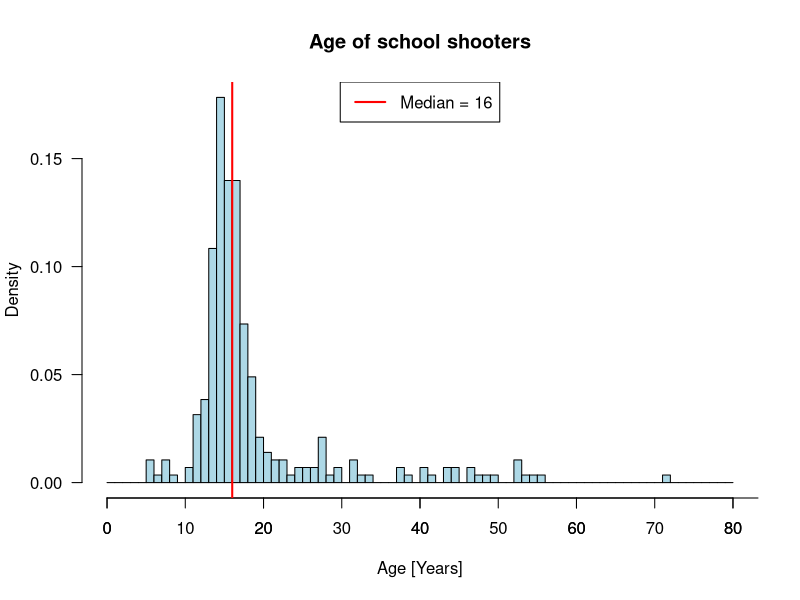
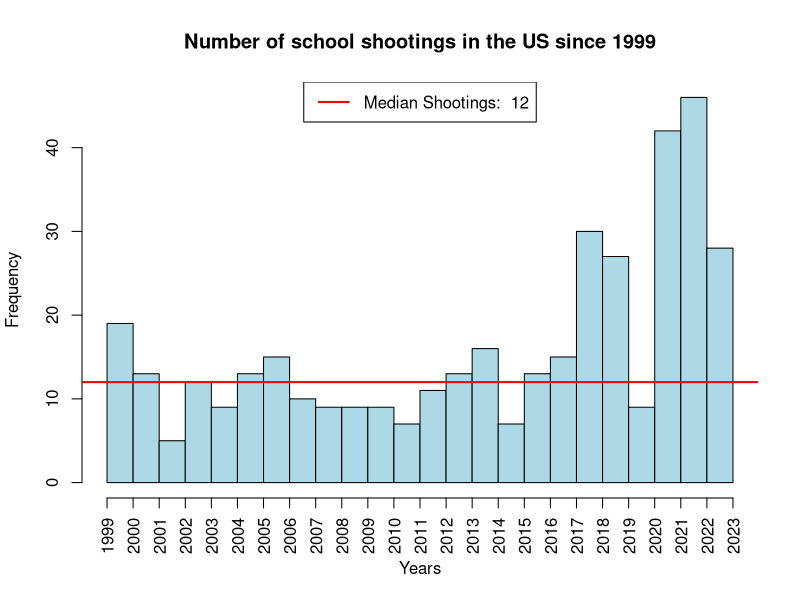

Generate these figures, in order, with R:
library(readr)
dat <- read_csv("school-shootings-data.csv")
View(dat)

# Age of Shooter
vec_shooter_age <- c(dat$age_shooter1,dat$age_shooter2) 
vec_shooter_age <- na.exclude(vec_shooter_age)
View(vec_shooter_age)

hist(vec_shooter_age, col = "lightblue", xlab = "Age [Years]",
     main = "Age of school shooters", ylab = "Density",
     breaks = c(seq(0, 80, by = 1)),
     las = 1, freq = FALSE)
axis(side=1, at=seq(0, 100, by=10))
median_age_shooter <- median(vec_shooter_age,na.rm = TRUE)
abline(v = median_age_shooter, col = "red", lty = 1, lwd = 2)
legend("top", legend = paste("Median =", median_age_shooter), col = "red", lty = 1, lwd = 2)

# Number schoolshootings
hist(dat$year,
     breaks = c(seq(1999, 2023)),
     main = "Number of school shootings in the US since 1999",
     xaxt = "n",
     xlab = "Years",
     col = "lightblue")
axis(side = 1, at = seq(1999, 2023, by = 1), las = 2)

meanshootings <- length(dat$year)/length(unique(dat$year))

# Median
mediantable <- table(dat$year)
medianshootings <- median(c(mediantable))

# Add Median and Legend to plot
abline(h = medianshootings, col = "red", lty = 1, lwd = 2)
legend("top", legend = paste("Median Shootings: ", round(medianshootings, 2)), col = "red", lty = 1, lwd = 2)
